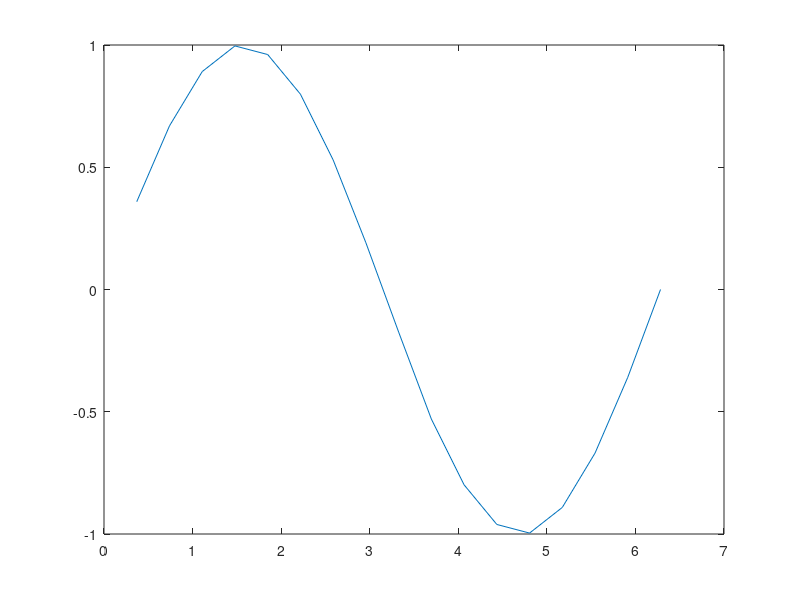

Recreate this plot in MATLAB.
n = 11; % Number of rotations
W = atan(2.^(-1*(0:(n - 1))))/pi*180; % atan Lookup Table
Sine = ones([1, 17]); % To stroe sin 

P = [21, 42, 63, 85, 74, 53, 32, 11, 10, 32, 53, 74, 85, 63, 42, 21, 0]; % Angles lookup table kept between 0 - Pi/2
%%
X0 = 2048;
Y0 = 2048;
for j = 1:17
    X = X0;
    Y = Y0;
    m = mod(j - 1, 17) + 1;
    Z = P(m) * 100;
    for i = 1:n
        Xt = X - sign(Z) * Y * 2 ^ (1 - i);
        Yt = Y + sign(Z) * X * 2 ^ (1 - i);
        Zt = Z - sign(Z) * round(W(i) * 100);
        X = Xt;
        Y = Yt;
        Z = Zt;
    end
    K = (((X + Y)^2 + (Y - X)^2)/4); % (K * X0)^2, K as in Xn = K(X0cos(Z0) - Y0sin(Z0)) and in Yn = K(X0cos(Z0) + Y0sin(Z0)) and X0 == Y0
    K = sqrt(K);
    if (m < 9) % 0 - Pi
        S(j) = (Y - X) / (K * 2);
    else % Pi - 2*Pi
        S(j) = (X - Y) / (K * 2);
    end
end
%%
figure ();
plot((1:17)/17 * 2 * pi, S)